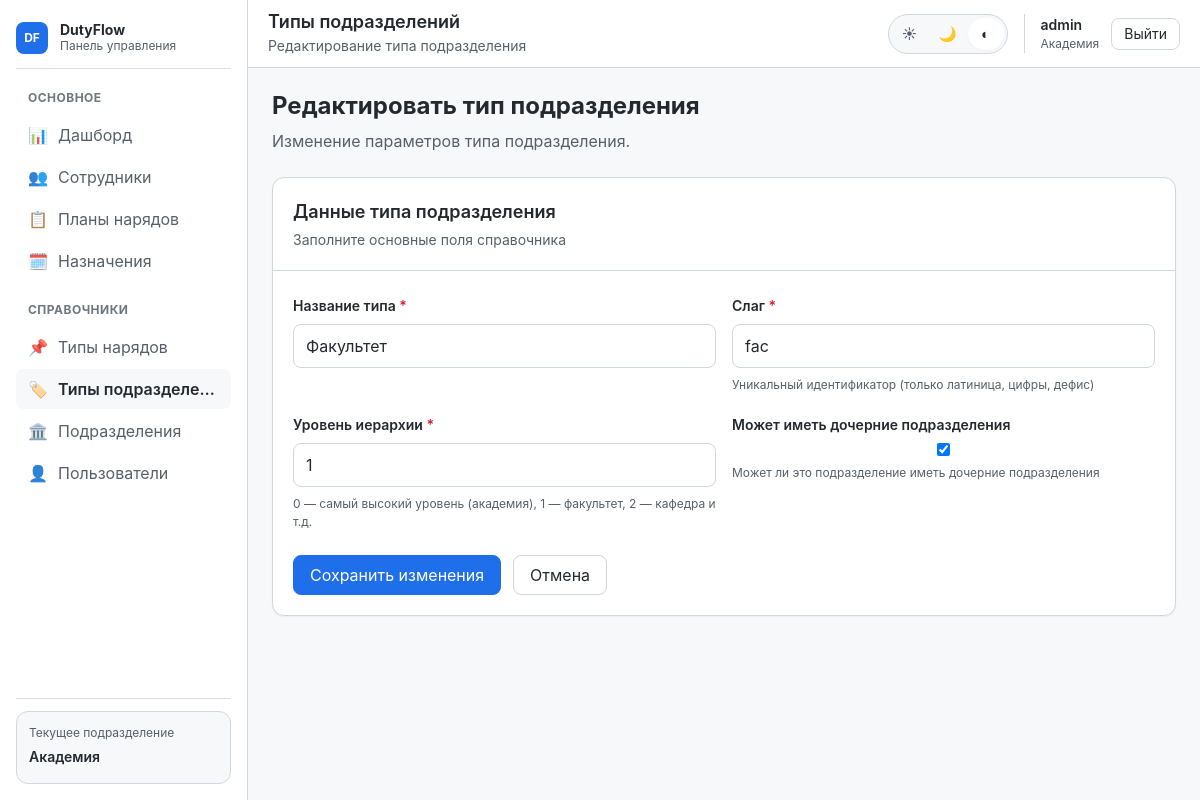
The app's page /unit-types/2/edit/ (signed in) with its own data.
### users_app/models.py (models this page shows, shortened)
class UserProfile(models.Model):
    user = models.OneToOneField(
        User,
        on_delete=models.CASCADE,
        related_name='profile'
    )
    unit = models.ForeignKey(
        Unit,
        on_delete=models.PROTECT,
        related_name='users'
    )
    created_by = models.ForeignKey(
        User,
        on_delete=models.SET_NULL,
        null=True,
        blank=True,
        related_name='created_users',
        verbose_name="Создал пользователь"
    )
    created_at = models.DateTimeField(auto_now_add=True, verbose_name="Дата создания")
    class Meta:
        verbose_name = "Профиль пользователя"
        verbose_name_plural = "Профили пользователей"

### units/models.py (models this page shows, shortened)
class Unit(models.Model):
    name = models.CharField(max_length=255, verbose_name="Название")
    parent = models.ForeignKey(
        'self',
        on_delete=models.SET_NULL,
        null=True,
        blank=True,
        related_name='children',
        verbose_name="Вышестоящее подразделение"
    )
    unit_type = models.ForeignKey(
        UnitType,
        on_delete=models.PROTECT,
        related_name='units',
        verbose_name="Тип подразделения"
    )
    class Meta:
        verbose_name = "Подразделение"
        verbose_name_plural = "Подразделения"
        ordering = ['unit_type__level', 'name']

class UnitType(models.Model):
    name = models.CharField(max_length=50, unique=True, verbose_name="Название типа")
    slug = models.SlugField(max_length=50, unique=True, verbose_name="Слаг")
    level = models.PositiveSmallIntegerField(
        default=0,
        verbose_name="Уровень иерархии",
        help_text="0 - самый высокий уровень (академия), 1 - факультет, 2 - кафедра и т.д."
    )
    can_have_children = models.BooleanField(
        default=True,
        verbose_name="Может иметь дочерние подразделения"
    )
    class Meta:
        verbose_name = "Тип подразделения"
        verbose_name_plural = "Типы подразделений"
        ordering = ['level', 'name']

### core/views/units/unit_type.py (the view)
@login_required
def unit_type_edit(request, pk):
    if not UnitTypeService.can_manage(request.user):
        messages.error(request, "Доступ только для администраторов")
        return redirect("auth:dashboard")
    unit_type = get_object_or_404(UnitType, pk=pk)
    if request.method == "POST":
        form = UnitTypeForm(request.POST, instance=unit_type)
        if form.is_valid():
            form.save()
            messages.success(request, f'Тип "{unit_type.name}" обновлен')
            return redirect("unit_type:detail", pk=unit_type.pk)
    else:
        form = UnitTypeForm(instance=unit_type)
    return render(request, "app/unit_types/form.html", {
        "form": form,
        "item": unit_type,
        "active_tab": "unit_types",
        "page_title": "Типы подразделений",
        "page_subtitle": "Редактирование типа подразделения",
        "title": "Редактировать тип подразделения",
    })

### templates/app/unit_types/form.html (shortened to what this page needs)
{% extends 'app/base_app.html' %}
{% block app_content %}
<section class="page-section">
    <div class="page-header">
        <div class="page-header__main">
            <h2 class="page-header__title">{{ title }}</h2>
            <p class="page-header__subtitle">
                {% if item %}
                    Изменение параметров типа подразделения.
                {% else %}
                    Создание нового типа подразделения.
                {% endif %}
            </p>
        </div>
    </div>
</section>
<section class="page-section">
    <article class="card form-card">
        <div class="card__header">
            <div>
                <h3 class="card__title">Данные типа подразделения</h3>
                <p class="card__subtitle">Заполните основные поля справочника</p>
            </div>
        </div>
        <div class="card__body">
            <form method="post" class="form">
                <div class="form-layout">
                    {% for field in form %}
                        <div class="form-field">
                            <label for="{{ field.id_for_label }}" class="form-field__label">
                                {{ field.label }}
                                {% if field.field.required %}
                                    <span class="form-field__required">*</span>
                                {% endif %}
                            </label>
                            {{ field }}
                            {% if field.help_text %}
                                <div class="form-field__help">{{ field.help_text }}</div>
                            {% endif %}
                        </div>
                    {% endfor %}
                </div>
                <div class="form-actions">
                    <button type="submit" class="button button--primary">
                        {% if item %}Сохранить изменения{% else %}Создать тип{% endif %}
                    </button>
                    {% if item %}
                        <a href="{% url 'unit_type:detail' item.pk %}" class="button">Отмена</a>
                    {% else %}
                        <a href="{% url 'unit_type:list' %}" class="button">Отмена</a>
                    {% endif %}
                </div>
            </form>
        </div>
    </article>
</section>
{% endblock %}

### templates/components/layout/app_sidebar.html (shortened to what this page needs)
<aside class="app-sidebar" data-sidebar>
    <div class="app-sidebar__inner">
        <div class="app-sidebar__header">
            <a href="{% url 'auth:dashboard' %}" class="app-sidebar__brand">
                <span class="app-sidebar__brand-mark">DF</span>
                <div class="app-sidebar__brand-texts">
                    <span class="app-sidebar__brand-title">DutyFlow</span>
                    <span class="app-sidebar__brand-subtitle">Панель управления</span>
                </div>
            </a>
        </div>
        <div class="app-sidebar__section">
            <div class="app-sidebar__section-title">Основное</div>
            <nav class="app-sidebar__nav">
                <a href="{% url 'auth:dashboard' %}" class="nav-item {% if active_tab == 'dashboard' %}is-active{% endif %}">
                    <span class="nav-item__icon">📊</span>
                    <span class="nav-item__label">Дашборд</span>
                </a>
                <a href="{% url 'people:person_list' %}" class="nav-item {% if active_tab == 'people' %}is-active{% endif %}">
                    <span class="nav-item__icon">👥</span>
                    <span class="nav-item__label">Сотрудники</span>
                </a>
                <a href="{% url 'plan:list' %}" class="nav-item {% if active_tab == 'plans' %}is-active{% endif %}">
                    <span class="nav-item__icon">📋</span>
                    <span class="nav-item__label">Планы нарядов</span>
                </a>
                <a href="{% url 'assignment:calendar' %}" class="nav-item {% if active_tab == 'assignments' %}is-active{% endif %}">
                    <span class="nav-item__icon">🗓️</span>
                    <span class="nav-item__label">Назначения</span>
                </a>
            </nav>
        </div>
        <div class="app-sidebar__section">
            <div class="app-sidebar__section-title">Справочники</div>
            <nav class="app-sidebar__nav">
                {% if user.profile.unit.unit_type.level <= 1 %}
                <a href="{% url 'type:list' %}" class="nav-item {% if active_tab == 'duty_types' %}is-active{% endif %}">
                    <span class="nav-item__icon">📌</span>
                    <span class="nav-item__label">Типы нарядов</span>
                </a>
                {% endif %}
                {% if user.profile.unit.unit_type.level == 0 %}
                <a href="{% url 'unit_type:list' %}" class="nav-item {% if active_tab == 'unit_types' %}is-active{% endif %}">
                    <span class="nav-item__icon">🏷️</span>
                    <span class="nav-item__label">Типы подразделений</span>
                </a>
                {% endif %}
                <a href="{% url 'units:list' %}" class="nav-item {% if active_tab == 'units' %}is-active{% endif %}">
                    <span class="nav-item__icon">🏛️</span>
                    <span class="nav-item__label">Подразделения</span>
                </a>
                <a href="{% url 'users:list' %}" class="nav-item {% if active_tab == 'users' %}is-active{% endif %}">
                    <span class="nav-item__icon">👤</span>
                    <span class="nav-item__label">Пользователи</span>
                </a>
            </nav>
        </div>
        {% if user.profile and user.profile.unit %}
        <div class="app-sidebar__footer">
            <div class="app-sidebar__unit-card">
                <div class="app-sidebar__unit-label">Текущее подразделение</div>
                <div class="app-sidebar__unit-name">{{ user.profile.unit.name }}</div>
            </div>
        </div>
        {% endif %}
    </div>
</aside>

### templates/components/layout/app_header.html (shortened to what this page needs)
<header class="app-header">
    <div class="app-header__left">
        <div class="app-header__page">
            <h1 class="app-header__page-title">{{ page_title|default:"Панель управления" }}</h1>
            {% if page_subtitle %}
                <p class="app-header__page-subtitle">{{ page_subtitle }}</p>
            {% endif %}
        </div>
    </div>
    <div class="app-header__right">
        <div class="theme-switcher" data-theme-switcher>
            <button class="theme-switcher__button" type="button" data-theme-value="light" title="Светлая тема">☀</button>
            <button class="theme-switcher__button" type="button" data-theme-value="dark" title="Тёмная тема">🌙</button>
            <button class="theme-switcher__button" type="button" data-theme-value="system" title="Системная тема">◐</button>
        </div>
        <div class="user-chip">
            <div class="user-chip__content">
                <span class="user-chip__name">{{ request.user.username }}</span>
                {% if user.profile and user.profile.unit %}
                    <span class="user-chip__meta">{{ user.profile.unit.name }}</span>
                {% endif %}
            </div>
            <form method="post" action="{% url 'auth:logout' %}">
                <button type="submit" class="button button--sm">Выйти</button>
            </form>
        </div>
    </div>
</header>

### records on screen
UnitType: form "Факультет" "fac" "1" "☑"

### other values on screen
{{ user.profile.unit.name }} "Академия"
{{ page_title|default:"Панель управления" }} "Типы подразделений"
{{ page_subtitle }} "Редактирование типа подразделения"
{{ request.user.username }} "admin"
{{ title }} "Редактировать тип подразделения"
{{ field.label }} "Название типа" "Слаг" "Уровень иерархии" "Может иметь дочерние подразделения"
{{ field.help_text }} "Уникальный идентификатор (только латиница, цифры, дефис)" "0 — самый высокий уровень (академия), 1 — факультет, 2 — кафедра и т.д." "Может ли это подразделение иметь дочерние подразделения"
